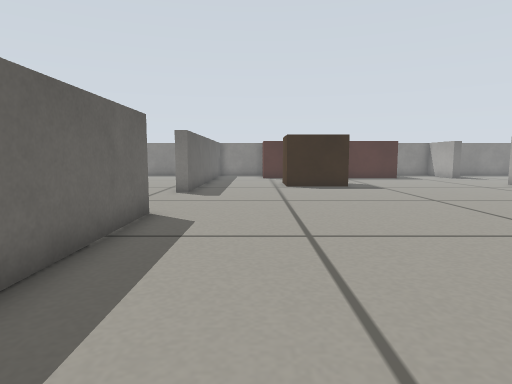
[1] (above)

18 first-person views from a walk through a Gazebo world. The camera is 0.29 m above the floor, tilts 6° down and sees 75° across. The floor is counted in squares, 0.2 m on a side. Each view is taken from the middle of a square. On the plan, view 1 faces up. The plan holds only what a view shows up to about 15 squares ahead; the rest is blank.

[2]
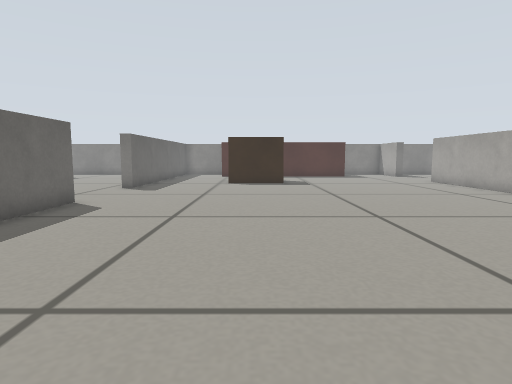

[3]
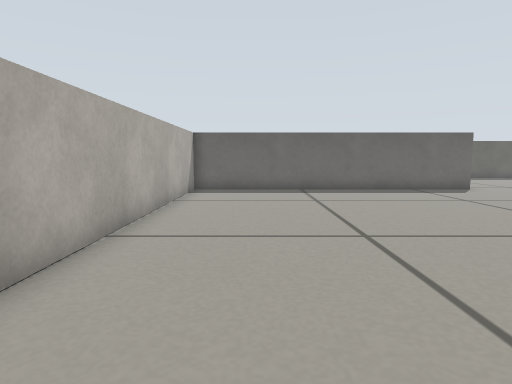

[4]
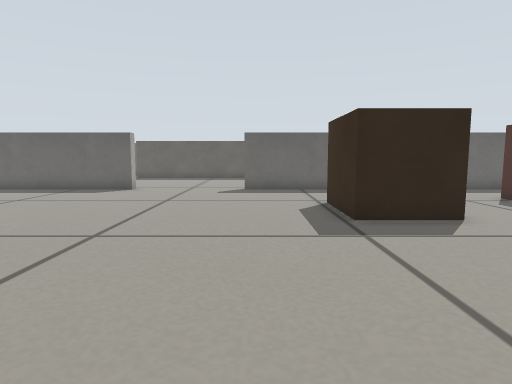

[5]
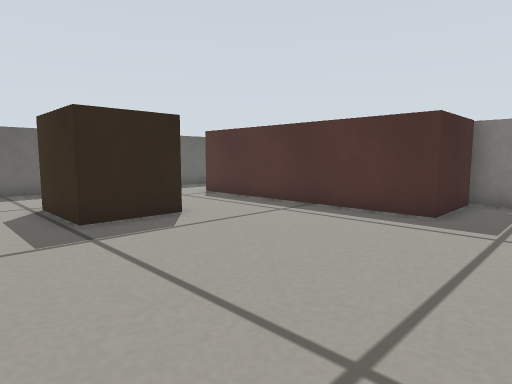

[6]
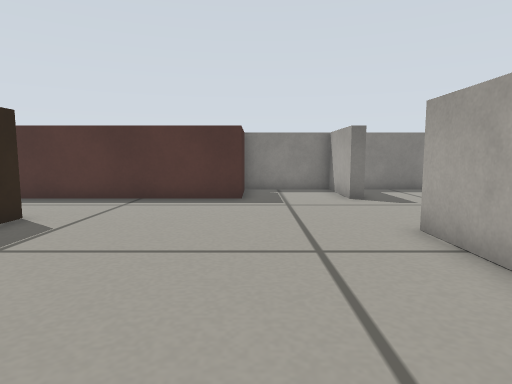

[7]
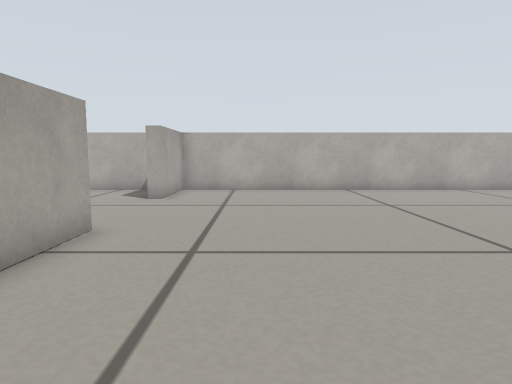

[8]
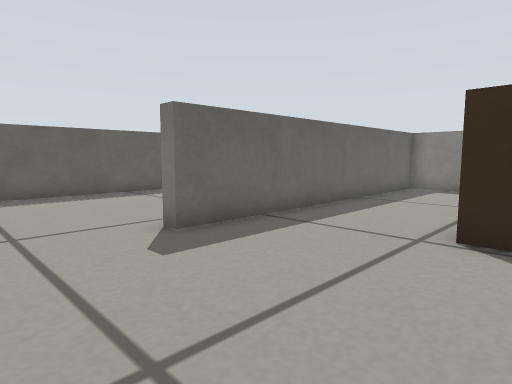

[9]
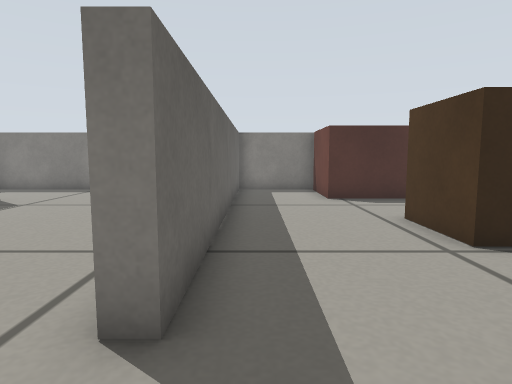

[10]
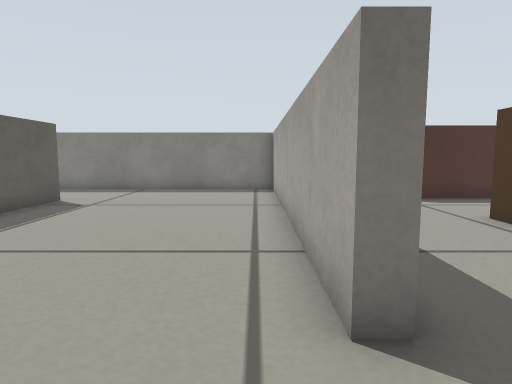

[11]
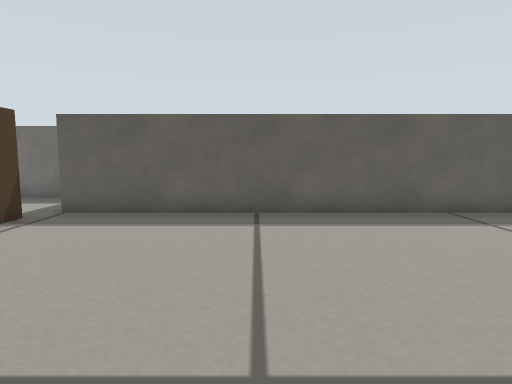

[12]
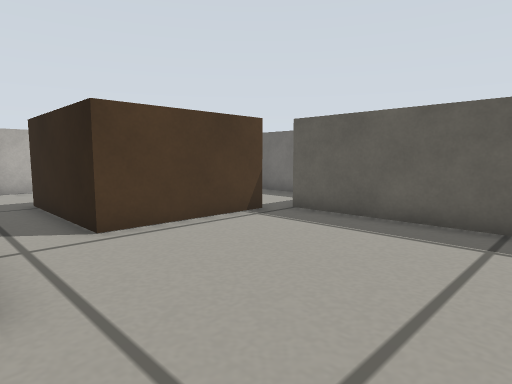

[13]
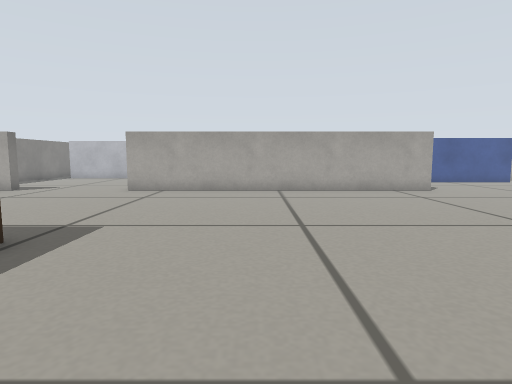

[14]
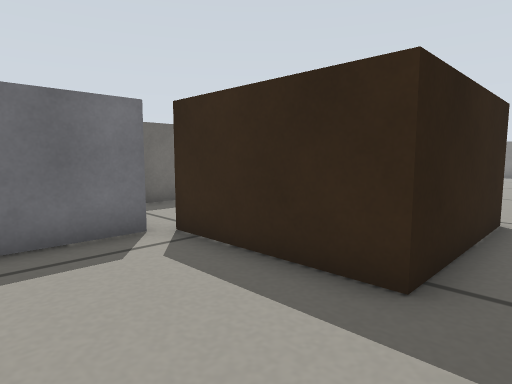

[15]
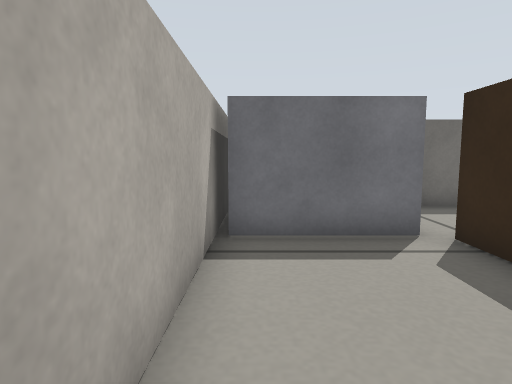

[16]
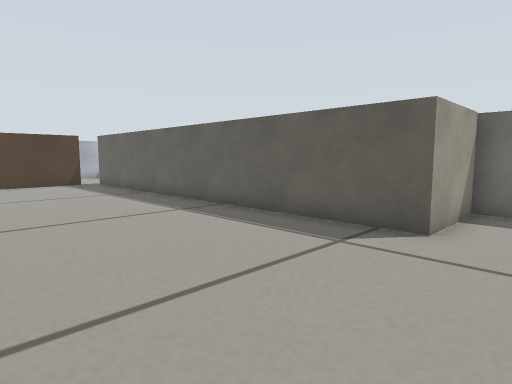

[17]
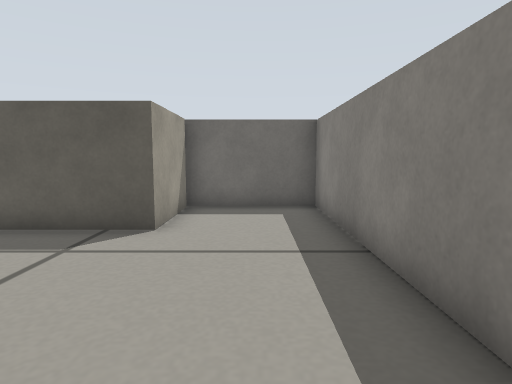

[18]
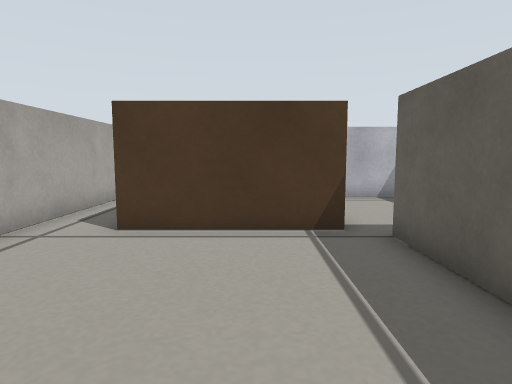

### Floor plan
Key: @ floor where view 1 was taken; # wall or solid block; . floor; B red box; R brown box; C counter; F fridge.
Columns run from 14 left of view 1 to 17 right of it. Each row starts with its distance up from view 1.
 26 ################       #########
 25 #..........#...B       B...# ...
 24 #..........#...B       B...# ..
 23 #..........#...BBBBBBBBB...##..
 22 #CCC.......#..................
 21    C.......#..................
 20    C.......#.................
 19    C.......#....R R..........
 18    C.......#....R R..........
 17    C.......#....R R........#
 16    C.......#....RRR........#
 15    C.......#...............#
 14    C.......#...............#
 13    C.......................#
 12    C.......................#
 11    C.......................#
 10    C.......................#
  9    C.......................#
  8    C.......#...............#
  7    C.......#...............#
  6    C.......#...............#
  5   ..RRRRRR.#...............#
  4 #...     R.#.................
  3 #...     R.#.................
  2 #...     R.#.................
  1   ..RRRRRR.#..................
  0  FFFF......#..@...............
 -1     F......#...............##..
 -2     F..... #...............# ..
 -3     F......#...............# ...
 -4  ###############################

Where each view was taken, in squares from view 1:
view 1: 0 up, 0 right, facing up
view 2: 2 down, 3 right, facing up
view 3: 1 down, 12 right, facing left
view 4: 14 up, 12 right, facing left
view 5: 14 up, 12 right, facing up-left
view 6: 11 up, 10 right, facing up
view 7: 11 up, 10 right, facing down
view 8: 10 up, 3 right, facing up-left
view 9: 11 up, 2 left, facing up
view 10: 11 up, 4 left, facing up
view 11: 11 up, 2 left, facing left
view 12: 12 up, 3 left, facing down-left
view 13: 12 up, 1 left, facing right
view 14: 3 down, 4 left, facing up-left
view 15: 3 down, 4 left, facing left
view 16: 24 up, 4 left, facing down-left
view 17: 24 up, 4 left, facing left
view 18: 12 up, 8 left, facing down
